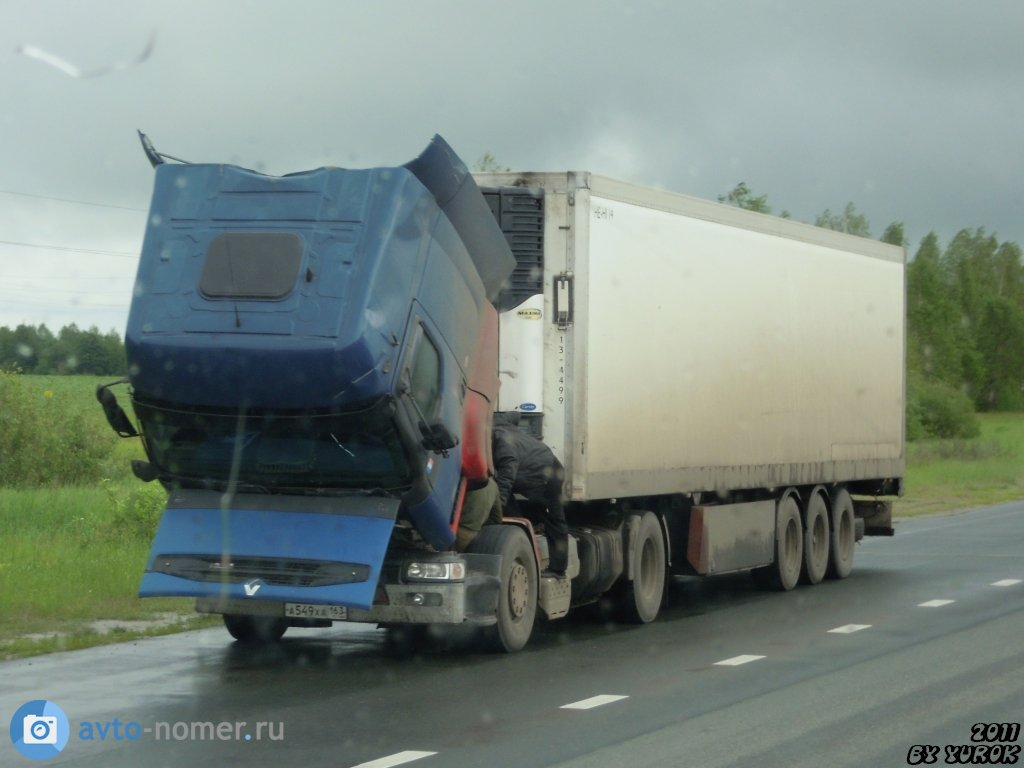
#> input picture resources/images/2.jpg, 1024 x 768 px; its folder holds only this picture in this run
$ jupyter execute --allow-errors 'notebook91679eab42 (6).ipynb'   (shell and % lines are left out)   (older library calls are emulated)
#> lines starting #> are read from the running program, lines starting #| are printed output that depends on the picture; after the words box and inside, x2 and y2 are one past the last pixel; in counts of white or black regions, pixels touching at a corner belong together
#> in analyze_hard_cases, img is the input picture: shape (768, 1024, 3); mean B, G, R 126.6, 134, 120.4
[cell 1]
# Установка необходимых зависимостей

# Настройка CUDA для лучшего управления памятью
import os
os.environ['PYTORCH_CUDA_ALLOC_CONF'] = 'expandable_segments:True'

# Клонирование репозитория с обученной моделью

# Добавляем путь к репозиторию в PYTHONPATH
import sys
sys.path.append('/kaggle/working/Car_plate_detecting')

[cell 2]
# Загрузка датасета

# Распаковка датасета

[cell 3]
# Создаем отдельную директорию для тестирования аугментаций на сложных случаях

print("Количество изображений для дообучения:", len(os.listdir('/kaggle/working/finetune_dataset/train/images')))
print("Количество изображений для валидации:", len(os.listdir('/kaggle/working/finetune_dataset/val/images')))
print("Количество сложных случаев для тестирования:", len(os.listdir('/kaggle/working/hard_cases_test/images')))

[cell 4]
# Функции для анализа сложных случаев
from pathlib import Path
import cv2
import numpy as np
import matplotlib.pyplot as plt
import yaml
from scipy.stats import entropy
from skimage.filters import threshold_otsu
from skimage.feature import local_binary_pattern

def compute_image_quality_metrics(image):
    """Расчет метрик качества изображения"""
    if len(image.shape) == 3:
        gray = cv2.cvtColor(image, cv2.COLOR_BGR2GRAY)
    else:
        gray = image

    # Метрики резкости
    laplacian_var = cv2.Laplacian(gray, cv2.CV_64F).var()
#> laplacian_var = 102.8
    gradients = np.gradient(gray.astype(float))
#> gradients = 2 items
    gradient_magnitude = np.sqrt(gradients[0]**2 + gradients[1]**2)
    gradient_mean = np.mean(gradient_magnitude)
#> gradient_mean = 2.92

    # Метрики контраста
    contrast = gray.std()
#> contrast = 56.39
    local_contrast = np.mean([np.std(gray[i:i+16, j:j+16])
                            for i in range(0, gray.shape[0]-15, 16)
                            for j in range(0, gray.shape[1]-15, 16)])
#> local_contrast = 8.33

    # Гистограммные характеристики
    hist = cv2.calcHist([gray], [0], None, [256], [0, 256])
#> hist = 256 values, max 10578 at index 181, min 0 at index 248, mean 3072
    hist_norm = hist.ravel() / hist.sum()
#> hist_norm = 256 values, max 0.0135 at index 181, min 0 at index 248, mean 0.00391
    hist_entropy = entropy(hist_norm)
#> hist_entropy = 5.25

    # Текстурные характеристики
    lbp = local_binary_pattern(gray, 8, 1, method='uniform')
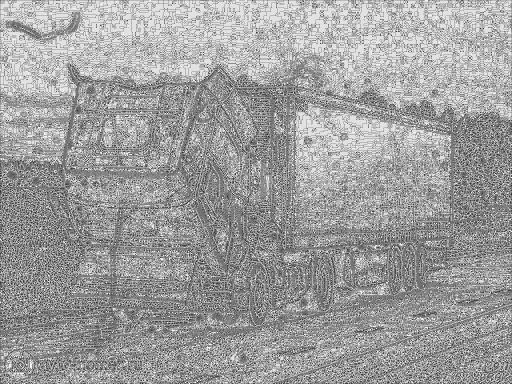
#> lbp: shape (768, 1024) float64 (shown at 1/2 size); min 0, max 9, mean 5.57; drawn with min black and max white
    lbp_hist = np.histogram(lbp, bins=np.arange(0, 11))[0]
#> lbp_hist = [10170, 32838, 14530, 84100, 114240, 174112, 51311, 59032, 196493, 49606]
    lbp_hist = lbp_hist.astype(float) / lbp_hist.sum()
#> lbp_hist = [0.0129, 0.0418, 0.0185, 0.107, 0.145, 0.221, 0.0652, 0.0751, 0.25, 0.0631]
    texture_entropy = entropy(lbp_hist)
#> texture_entropy = 2.01

    return {
        'sharpness': {
            'laplacian_var': laplacian_var,
            'gradient_mean': gradient_mean
        },
        'contrast': {
            'global': contrast,
            'local': local_contrast
        },
        'histogram': {
            'entropy': hist_entropy,
            'mean': np.mean(gray),
            'std': np.std(gray)
        },
        'texture': {
            'entropy': texture_entropy
        }
    }

def analyze_hard_cases(hard_cases_dir):
    hard_cases_dir = Path(hard_cases_dir)
    hard_cases = list(hard_cases_dir.glob('*.jpg'))

    problems = {
        'blur': [],      # Размытые изображения
        'dark': [],      # Темные изображения
        'bright': [],    # Засвеченные изображения
        'dirty': [],     # Грязные/стертые номера
        'angle': [],     # Сильный угол наклона
        'shadow': [],    # Тени на номере
        'partial': []    # Частично закрытые номера
    }

    # Сбор статистики по всем изображениям для нормализации
    all_metrics = []
    for img_path in hard_cases:
        img = cv2.imread(str(img_path))
        metrics = compute_image_quality_metrics(img)
#> metrics = 4 items
        all_metrics.append(metrics)

    # Расчет пороговых значений
    thresholds = {
        'sharpness': {
            'laplacian_var': np.percentile([m['sharpness']['laplacian_var'] for m in all_metrics], 25),
            'gradient_mean': np.percentile([m['sharpness']['gradient_mean'] for m in all_metrics], 25)
        },
        'contrast': {
            'global': np.percentile([m['contrast']['global'] for m in all_metrics], 25),
            'local': np.percentile([m['contrast']['local'] for m in all_metrics], 25)
        },
        'brightness': {
            'low': np.percentile([m['histogram']['mean'] for m in all_metrics], 25),
            'high': np.percentile([m['histogram']['mean'] for m in all_metrics], 75)
        }
    }

    for img_path in hard_cases:
        img = cv2.imread(str(img_path))
        gray = cv2.cvtColor(img, cv2.COLOR_BGR2GRAY)
        hsv = cv2.cvtColor(img, cv2.COLOR_BGR2HSV)
#> hsv: shape (768, 1024, 3); mean H, S, V 71.6, 49.6, 137.1
        metrics = compute_image_quality_metrics(img)

        # 1. Анализ размытия (комплексный подход)
        is_blurry = (
            metrics['sharpness']['laplacian_var'] < thresholds['sharpness']['laplacian_var'] or
            metrics['sharpness']['gradient_mean'] < thresholds['sharpness']['gradient_mean']
        )
#> is_blurry = False
        if is_blurry:
            problems['blur'].append(img_path.name)

        # 2. Анализ грязи и стертости (улучшенный)
        local_entropy = metrics['texture']['entropy']
#> local_entropy = 2.01
        local_contrast = metrics['contrast']['local']
#> local_contrast = 8.33
        if local_entropy < np.mean([m['texture']['entropy'] for m in all_metrics]) * 0.7 or \
           local_contrast < thresholds['contrast']['local']:
            problems['dirty'].append(img_path.name)

        # 3. Анализ теней (улучшенный)
        v_channel = hsv[:, :, 2]
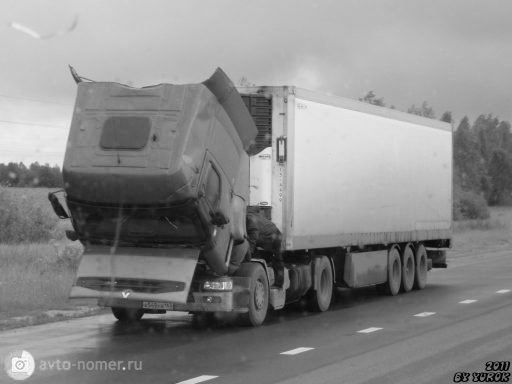
#> v_channel: shape (768, 1024) (shown at 1/2 size); min 0, max 255, mean 137.1
        thresh = threshold_otsu(v_channel)
#> thresh = 142
        binary = v_channel < thresh
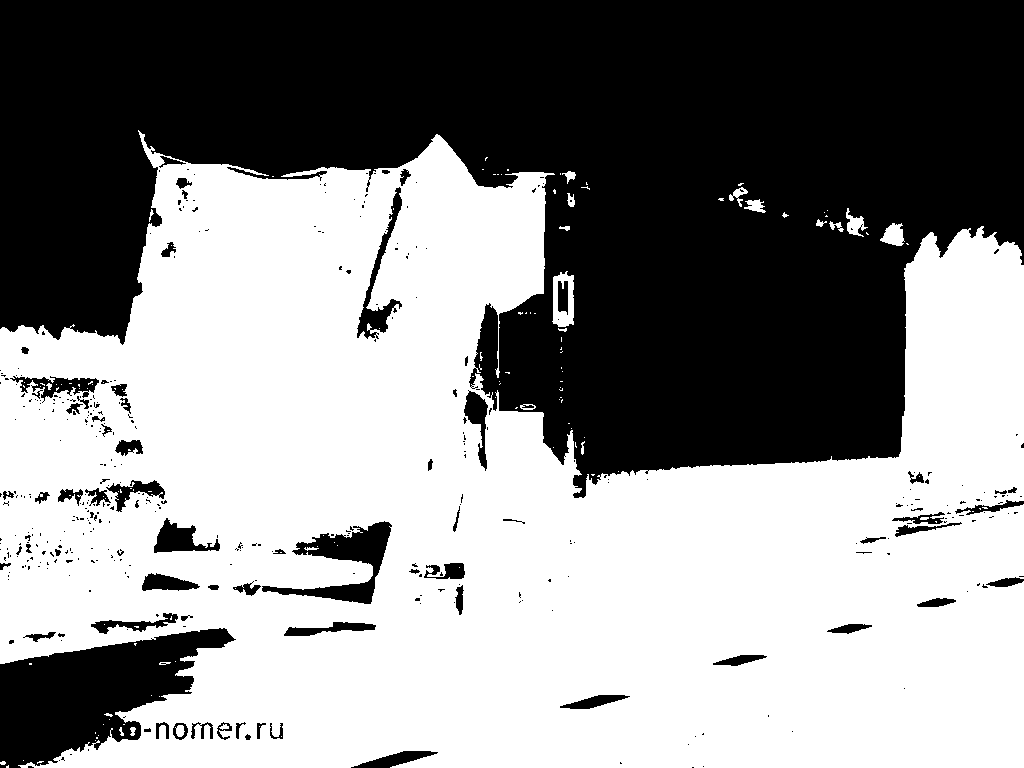
#> binary: shape (768, 1024) bool; 55.2% white; 400 black regions (326 under 20 px), largest, box (x1, y1, x2, y2) and area: (0, 0, 1024, 498) 315199, (0, 628, 236, 768) 17537, (262, 521, 392, 604) 3640
        shadow_ratio = np.sum(binary) / binary.size
#> shadow_ratio = 0.552
        if shadow_ratio > 0.3:  # Более 30% темных областей
            problems['shadow'].append(img_path.name)

        # 4. Анализ яркого света/вспышек (улучшенный)
        if metrics['histogram']['mean'] > thresholds['brightness']['high']:
            v_channel_hist = np.histogram(v_channel, bins=256, range=(0, 256))[0]
            bright_ratio = np.sum(v_channel_hist[200:]) / np.sum(v_channel_hist)
            if bright_ratio > 0.1:  # Более 10% очень ярких пикселей
                problems['bright'].append(img_path.name)

        # 5. Анализ углов (улучшенный)
        # Используем комбинацию методов Хафа и градиентов
        edges = cv2.Canny(gray, 50, 150)
#> edges: shape (768, 1024); 3.2% white in thin lines or dots, all inside (x1, y1, x2, y2) = (0, 129, 1024, 768)
        lines = cv2.HoughLinesP(edges, 1, np.pi/180, 50, minLineLength=100, maxLineGap=10)
#> lines = 19 rows, first 6: [705, 491, 837, 482], [0, 662, 226, 626], [588, 388, 588, 273], [592, 196, 742, 228], [176, 553, 279, 556], [123, 344, 159, 156]

        if lines is not None:
            angles = []
            for line in lines:
                x1, y1, x2, y2 = line[0]
                angle = np.abs(np.degrees(np.arctan2(y2-y1, x2-x1)))
                angles.append(angle)
#> this loop made 19 passes
#> (x1, y1, x2, y2, angle) on passes 1 to 8: (705, 491, 837, 482, 3.9), (0, 662, 226, 626, 9.05), (588, 388, 588, 273, 90), (592, 196, 742, 228, 12.04), (176, 553, 279, 556, 1.67), (123, 344, 159, 156, 79.16), (499, 413, 499, 313, 90), (687, 217, 907, 264, 12.06)
#> after the loop, angles = [3.9, 9.05, 90, 12.04, 1.67, 79.16, 90, 12.06, 63.02, 4.05, 13.34, 90, 0, 12.95, 1.97, 1.79, 1.09, 1.99, 0]

            # Анализируем распределение углов
            angle_hist = np.histogram(angles, bins=18, range=(0, 180))[0]
#> angle_hist = 18 values, max 10 at index 0, min 0 at index 2, mean 1.06
            angle_entropy = entropy(angle_hist / angle_hist.sum())
#> angle_entropy = 1.27
            if angle_entropy > 2.5 or np.std(angles) > 30:  # Высокая энтропия углов или большой разброс
                problems['angle'].append(img_path.name)

        # 6. Анализ частично закрытых номеров (улучшенный)
        # Используем анализ связных компонент и градиентов
        gradients = np.hypot(cv2.Sobel(gray, cv2.CV_64F, 1, 0),
                           cv2.Sobel(gray, cv2.CV_64F, 0, 1))
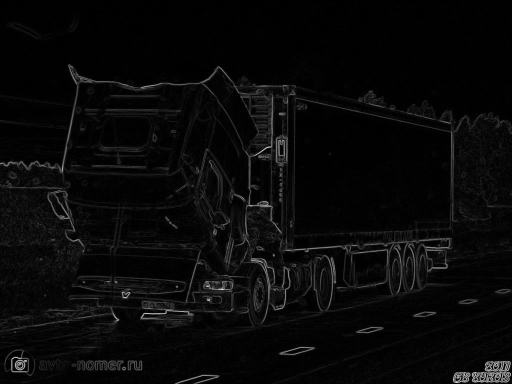
#> gradients: shape (768, 1024) float64 (shown at 1/2 size); min 0, max 605.1, mean 22; drawn with min black and max white

        # Анализ распределения градиентов по областям
        h_blocks = np.array_split(gradients, 3, axis=1)
#> h_blocks = 3 items
        v_blocks = np.array_split(gradients, 3, axis=0)
#> v_blocks = 3 items

        h_means = [np.mean(block) for block in h_blocks]
#> h_means = [22.13, 25.35, 18.61]
        v_means = [np.mean(block) for block in v_blocks]
#> v_means = [10.35, 25.46, 30.29]

        # Проверяем неравномерность распределения градиентов
        h_variance = np.std(h_means) / np.mean(h_means)
#> h_variance = 0.125
        v_variance = np.std(v_means) / np.mean(v_means)
#> v_variance = 0.386

        if h_variance > 0.5 or v_variance > 0.5:  # Значительная неравномерность
            problems['partial'].append(img_path.name)

    # Анализ распределения проблем
    total_images = len(hard_cases)
    print("\nСтатистика распределения проблем:")
    print("-" * 50)
    for problem_type, images in problems.items():
        count = len(images)
        percentage = (count / total_images) * 100
        print(f"{problem_type}: {count} изображений ({percentage:.1f}%)")

    # Визуализация распределения проблем
    plt.figure(figsize=(12, 6))
    problem_counts = [len(cases) for cases in problems.values()]
    plt.bar(problems.keys(), problem_counts)
    plt.title('Распределение проблем в датасете')
    plt.xticks(rotation=45)
    plt.ylabel('Количество изображений')
    plt.tight_layout()
    plt.savefig('problem_distribution.png')
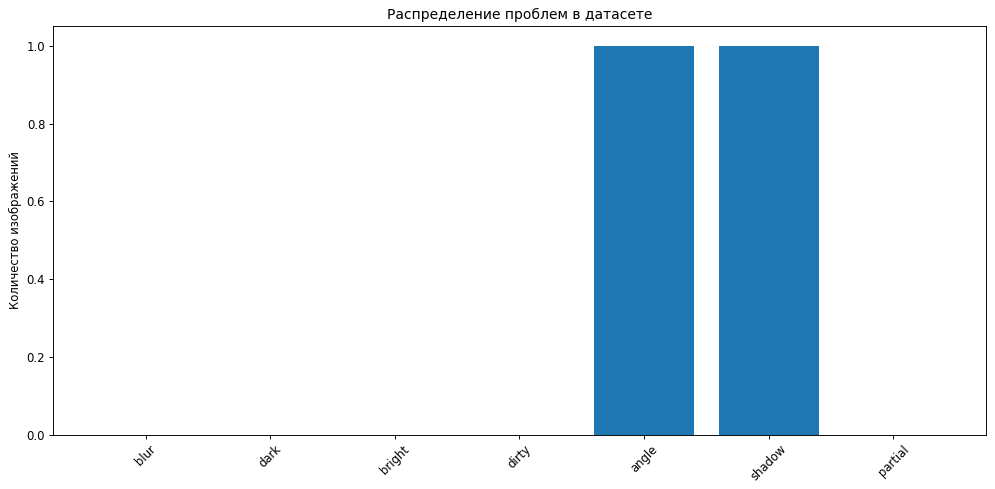
#> figure drawn by matplotlib, 1 panel
    plt.close()

    return problems

# Анализируем сложные случаи
problems = analyze_hard_cases('/kaggle/working/hard_cases_test/images')

# Подробный вывод результатов
print("\nАнализ сложных случаев:")
print("-" * 50)
for problem, cases in problems.items():
    print(f"\n{problem.upper()}: {len(cases)} случаев")
    if cases:
        print("Примеры:")
        for case in cases[:3]:
            print(f"  - {case}")

$ run again, on resources/images/255.jpg
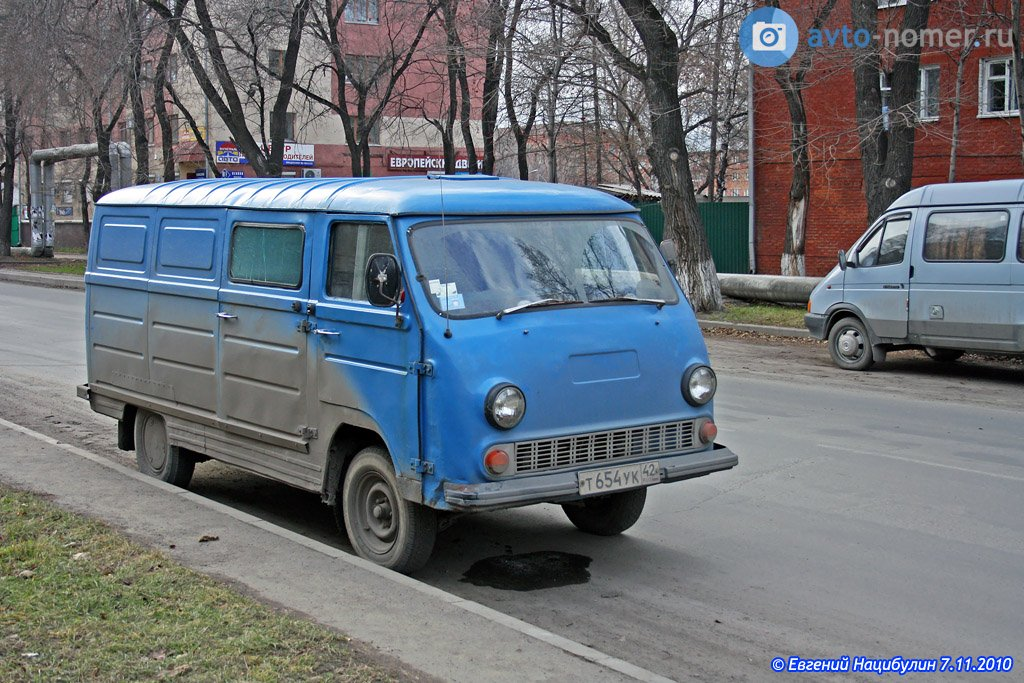
#> input picture resources/images/255.jpg, 1024 x 683 px
#> in analyze_hard_cases, img is the input picture: shape (683, 1024, 3); mean B, G, R 118.9, 112.4, 106.6
#> laplacian_var = 2213.2
#> in compute_image_quality_metrics, `gradients = np.gradient(gray.astype(float))`: gradients = 2 items
#> gradient_mean = 12.63
#> contrast = 44.71
#> in compute_image_quality_metrics, `local_contrast = np.mean([np.std(gray[i:i+16, j:j+16]) for i in range(..`: local_contrast = 23.42
#> hist = 256 values, max 9652 at index 145, min 158 at index 242, mean 2732
#> hist_norm = 256 values, max 0.0138 at index 145, min 0.000226 at index 242, mean 0.00391
#> hist_entropy = 5.15
#> in compute_image_quality_metrics, `lbp_hist = np.histogram(lbp, bins=np.arange(0, 11))[0]`: lbp_hist = [45565, 65357, 35296, 64468, 106217, 84567, 51626, 67786, 74894, 103616]
#> in compute_image_quality_metrics, `lbp_hist = lbp_hist.astype(float) / lbp_hist.sum()`: lbp_hist = [0.0651, 0.0934, 0.0505, 0.0922, 0.152, 0.121, 0.0738, 0.0969, 0.107, 0.148]
#> texture_entropy = 2.25
#> metrics = 4 items
#> hsv: shape (683, 1024, 3); mean H, S, V 78.5, 51.5, 126.1
#> is_blurry = False
#> local_entropy = 2.25
#> in analyze_hard_cases, `local_contrast = metrics['contrast']['local']`: local_contrast = 23.42
#> thresh = 117
#> in analyze_hard_cases, `binary = v_channel < thresh`:
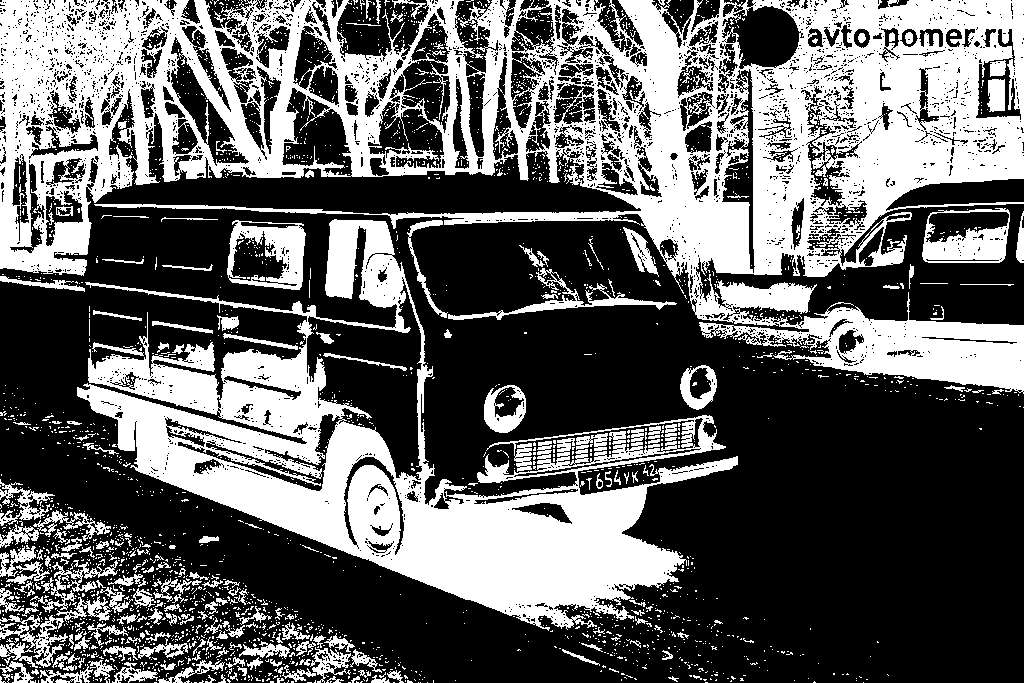
#> binary: shape (683, 1024) bool; 38.7% white; 2762 white regions (2542 under 20 px), largest, box (x1, y1, x2, y2) and area: (0, 0, 1024, 394) 154317, (77, 219, 738, 631) 76081, (227, 220, 306, 290) 2823
#> shadow_ratio = 0.387
#> edges: shape (683, 1024); 18.9% white in thin lines or dots
#> lines = 515 rows, first 6: [67, 0, 405, 78], [13, 179, 178, 164], [56, 62, 817, 115], [698, 194, 837, 104], [830, 116, 941, 130], [211, 29, 375, 29]
#> the loop in analyze_hard_cases, `for line in lines:` made 515 passes
#> (x1, y1, x2, y2, angle) on passes 1 to 3: (67, 0, 405, 78, 12.99), (13, 179, 178, 164, 5.19), (56, 62, 817, 115, 3.98)
#> after the loop in analyze_hard_cases, `for line in lines:`: angles = 515 values, max 84.71 at index 446, min 0 at index 5, mean 14.1
#> angle_hist = 18 values, max 256 at index 0, min 0 at index 6, mean 28.61
#> angle_entropy = 1.34
#> h_blocks = 3 items
#> h_means = [95.81, 90.93, 72.88]
#> v_means = [128.5, 70.63, 60.37]
#> h_variance = 0.114
#> v_variance = 0.347
#> in analyze_hard_cases, `plt.savefig('problem_distribution.png')`:
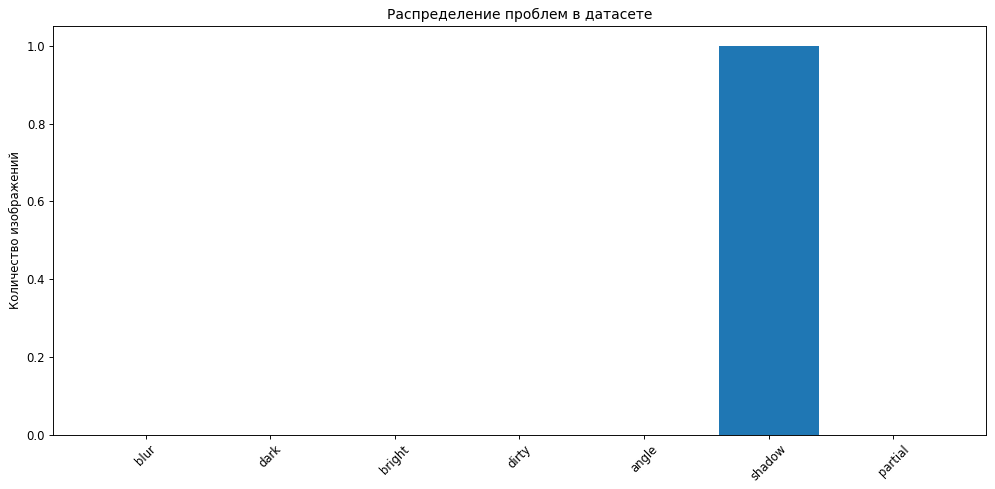
#> figure drawn by matplotlib, 1 panel; tallest bar 1 high, from x = 4.6 to 5.4
